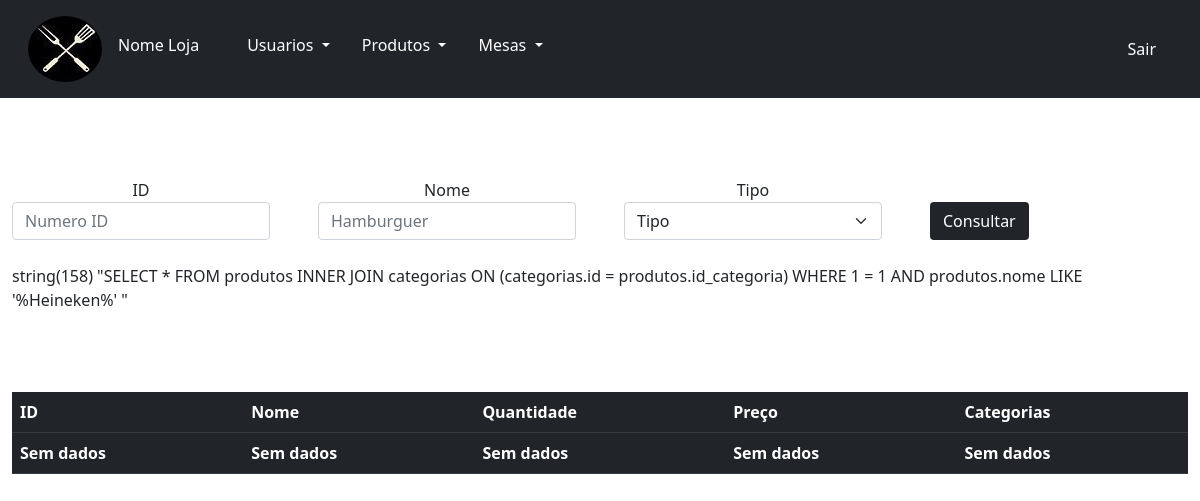
The app's page /listarProdutos.php?vName=Heineken, older data.
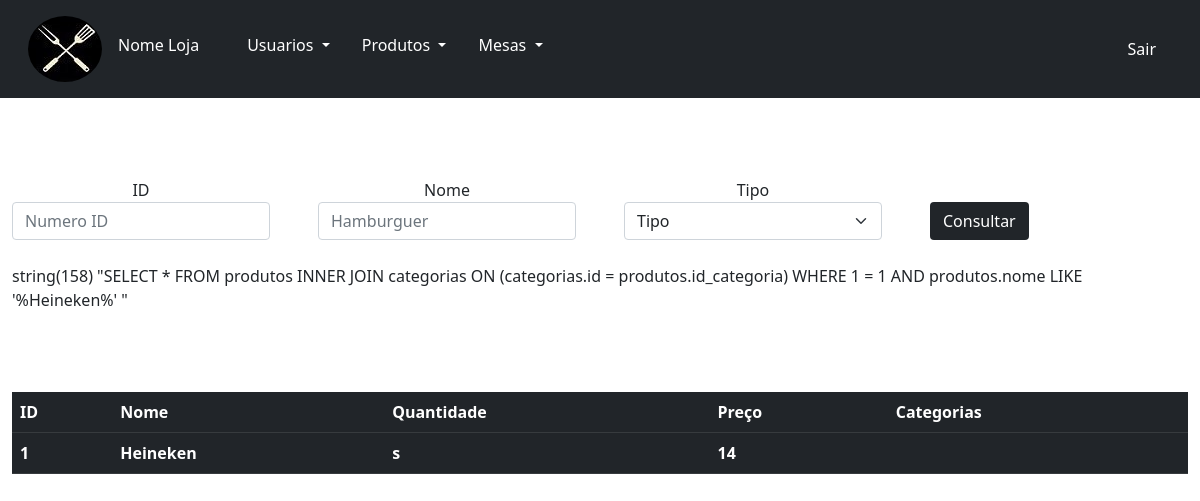
The same page, newer data.
### tables this page shows
CREATE TABLE `produtos` (
  `id` int(11) UNSIGNED NOT NULL COMMENT 'ID do produto ',
  `nome` varchar(30) DEFAULT NULL COMMENT 'Nome do produto',
  `qtd` char(1) DEFAULT NULL COMMENT 'Disponibilidade do produto sendo "S" para disponível "N" para indisponível',
  `descricao` text DEFAULT NULL COMMENT 'Breve descrição do produto',
  `preco` int(10) UNSIGNED NOT NULL COMMENT 'Preço do produto',
  `id_categoria` int(10) UNSIGNED NOT NULL COMMENT 'ID da categoria do produto',
  `imagem` varchar(100) NOT NULL
);

CREATE TABLE `categorias` (
  `id` int(10) UNSIGNED NOT NULL COMMENT 'ID da categoria',
  `nome_categoria` varchar(30) DEFAULT NULL COMMENT 'Nome da categoria'
);

### listarProdutos.php (the view, shortened to what this page needs)
<!doctype html>
<html lang="pt-br">
  <head>
    <link href="https://cdn.jsdelivr.net/npm/bootstrap@5.0.2/dist/css/bootstrap.min.css" rel="stylesheet">
  </head>
  <body style="height: 655px;">
    <nav class="p-3 mb-2 bg-dark text-white navbar navbar-expand-lg navbar-light bg-light">
        <div class="container-fluid">
            <img class="rounded-circle" src="../img/logo2.0.jpeg" alt="logo da loja">
          <div class="collapse navbar-collapse" id="navbarSupportedContent">
            <ul class="navbar-nav me-auto mb-2 mb-lg-0">
              <li class="nav-item">
                <a class="p-3 mb-2 bg-dark text-white nav-link active" aria-current="page" href="administrativo.html">Nome Loja</a>
              </li>
              <li class="nav-item">
                <a class="nav-link" href="#"></a>
              </li>
              <li class="nav-item dropdown">
                <a class="p-3 mb-2 bg-dark text-white nav-link dropdown-toggle" href="#" id="navbarDropdown" role="button" data-bs-toggle="dropdown" aria-expanded="false">
                  Usuarios
                </a>
              </li>
              <li class="nav-item dropdown">
                <a class="p-3 mb-2 bg-dark text-white nav-link dropdown-toggle" href="#" id="navbarDropdown" role="button" data-bs-toggle="dropdown" aria-expanded="false">
                  Produtos
                </a>
              </li>
              <li class="nav-item dropdown">
                <a class="p-3 mb-2 bg-dark text-white nav-link dropdown-toggle" href="#" id="navbarDropdown" role="button" data-bs-toggle="dropdown" aria-expanded="false">
                Mesas
                </a>
              </li>
            </ul>
            <ul class="nav">
                <li class="nav-item">
                    <a class="text-white nav-link " href="sair.php" tabindex="-1" >Sair</a>
                  </li>
            </ul>
          </div>
        </div>
      </nav>
<br><br><br>
<form action="#" method="GET">
        <div class="container-fluid d-flex justify-content-center">
            <div class="row gx-5">
                  <div class="col-3 text-center">
                      <label for="iId">ID</label>
                      <input class="form-control " type="text" name="vId" id="iId" placeholder="Numero ID">
                  </div>
                  <div class="col-3 text-center">
                      <label for="iName">Nome</label>
                      <input class="form-control " type="text" name="vName" id="iName" placeholder="Hamburguer">
                  </div>
                  <div class="col-3 text-center">
                      <label for="iTipo">Tipo</label>
                      <select class="form-select" name="vTipo" id="iTipo">
                        <option value="">Tipo</option>
                      </select>
                  </div>
                  <div class="col-3 p-4">
                      <button class="btn bg-dark text-white " href="">Consultar</button>
                  </div>
            <div class="table-responsive">
            <table class='table table-dark' style="margin-top:10vh;">
        <tr>
            <th>ID</th>
            <th>Nome</th>
            <th>Quantidade</th>
            <th>Preço</th>
            <th>Categorias</th>
        </tr>
<?php
$whereId = "";
$whereName = "";
$whereTipo = "";
if(isset($_GET['vName']) or isset($_GET['vId'])){
        include 'php/conexao.php';
      if ($_GET['vName'] != "")  {
          $whereName = " AND produtos.nome LIKE '%".$_GET['vName']."%' ";
      }
      $sql = "SELECT * FROM produtos
      INNER JOIN categorias
      ON (categorias.id = produtos.id_categoria)
      WHERE 1 = 1 "
      .$whereId
      .$whereName
      .$whereTipo;
      var_dump($sql);
        $result = mysqli_query($conn, $sql);
        if(mysqli_num_rows($result) > 0){
            $array = [];
            while($row = mysqli_fetch_array($result,MYSQLI_ASSOC)){
            array_push($array,$row);
            }
            foreach($array as $row){
            echo "<tr>
                    <th>". $row['id'] ."</th>
                    <th>". $row['nome'] ."</th>
                    <th>". $row['qtd'] ."</th>
                    <th>". $row['preco'] ."</th>
                    <th>". $tipo ."</th>
                </tr>";
            }
        }else{
            echo "
            <tr>
                <th>Sem dados</th>
                <th>Sem dados</th>
                <th>Sem dados</th>
                <th>Sem dados</th>
                <th>Sem dados</th>
            </tr>";
        }
    }
?>
</table>
            </div>
        </div>
</body>
</html>

Row changes from the older to the newer data that the page shows:
added produtos: id_categoria "1", nome "Heineken", qtd "s", preco "14"
Text that changed along with them:
text no longer shown: "Sem dados Sem dados Sem dados Sem dados Sem dados"
